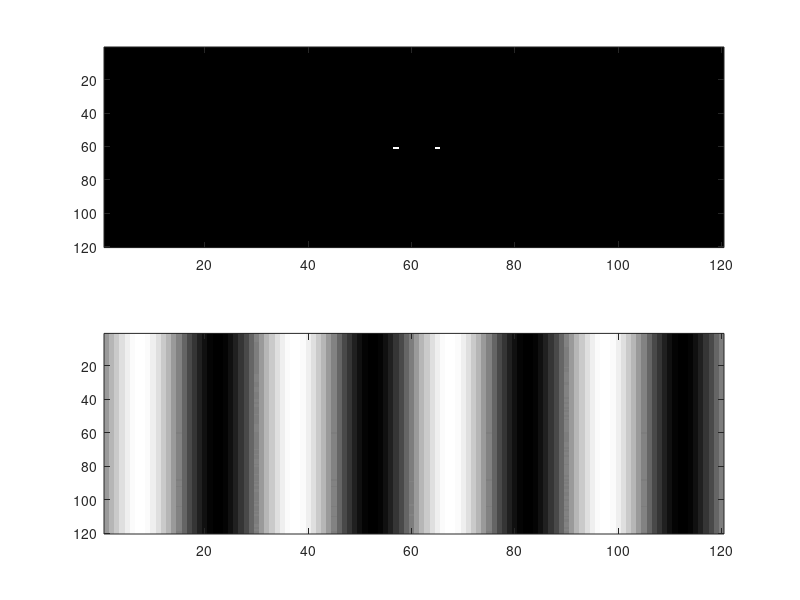

Write the MATLAB code that produced this figure.
clear all
close all

x=1:120;
s=sin(x*pi/15); % Signal 4 cicle.
M=repmat(s,120,1);

M2=M+M';
%M2=M;
imagesc(M2);
F=fft2(M2);
F2=fftshift(F);
F3=F2;
F3(65,61)=0; %F2(61,65);
F3(57,61)=0; %F2(61,57);
F4=ifftshift(F3);
f5=ifft2(F4);

subplot(2,1,1)
imagesc(real(F3))
colormap(gray)
subplot(2,1,2)
imagesc(real(f5));
colormap(gray)
